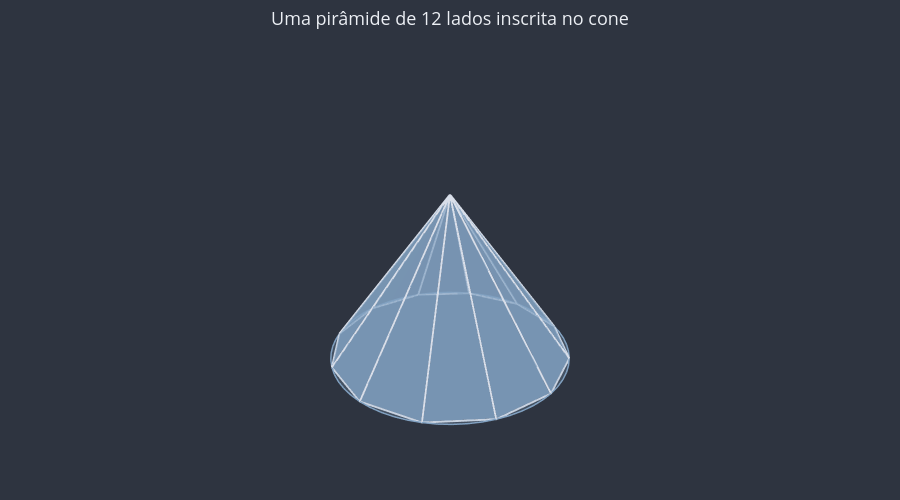

Notebook code for this chart:
### Markdown cell above
Agora a ponte com a pirâmide, em números. Para o cone de raio 3 e altura 4, a tabela calcula a área lateral da pirâmide regular inscrita de $n$ lados:
- lado da base: $\ell = 2r\sin\frac{\pi}{n}$ (lembre que $\pi$ rad $= 180°$);
- apótema da base: $m = r\cos\frac{\pi}{n}$;
- apótema da pirâmide: $g_{\text{pir}} = \sqrt{h^2 + m^2}$ (notebook 10);
- área lateral: $\frac{n\ell}{2} \cdot g_{\text{pir}}$ (semiperímetro × apótema).

### Code cell
raio, altura = 3, 4
geratriz = math.sqrt(altura**2 + raio**2)

# A figura: o cone e uma pirâmide regular de 12 lados inscrita nele.
fig = u3d.criar_figura(titulo="Uma pirâmide de 12 lados inscrita no cone")
fig = u3d.desenhar_cone(fig, (0, 0, altura), (0, 0, 0), raio, opacidade=0.15)
inscrita = u3d.piramide(u3d.poligono_regular(12, raio=raio), (0, 0, altura))
fig = u3d.desenhar_poliedro(fig, *inscrita, opacidade=0.6)
u3d.mostrar(fig)

print("     n | área lateral da pirâmide inscrita")
for n in [3, 6, 12, 24, 48, 96, 1000]:
    lado = 2 * raio * math.sin(math.pi / n)
    apotema_da_base = raio * math.cos(math.pi / n)
    apotema_da_piramide = math.sqrt(altura**2 + apotema_da_base**2)
    area_lateral = n * lado / 2 * apotema_da_piramide
    print(f"{n:>6} | {area_lateral:.4f}")
print(f"  cone | {math.pi * raio * geratriz:.4f}   (πrg = 15π)")

### Figure 1 — Plotly figure (JSON) as saved in the notebook; plotly's stock layout.template omitted (floating-point values rounded to 4 significant figures; data arrays with more than 128 entries replaced by an {"elided": "..."} marker saying what was removed)
{"data": [{"colorscale": [[0, "#81A1C1"], [1, "#81A1C1"]], "hoverinfo": "skip", "lighting": {"ambient": 0.8, "diffuse": 0.3, "fresnel": 0, "specular": 0.05}, "opacity": 0.15, "showscale": false, "type": "surface", "x": [[0.0, 0.0, 0.0, 0.0, 0.0, 0.0, 0.0, 0.0, 0.0, 0.0, 0.0, 0.0, 0.0, 0.0, 0.0, 0.0, 0.0, 0.0, 0.0, 0.0, 0.0, 0.0, 0.0, 0.0, 0.0, 0.0, 0.0, 0.0, 0.0, 0.0, 0.0, 0.0, 0.0, 0.0, 0.0, 0.0, 0.0, 0.0, 0.0, 0.0, 0.0, 0.0, 0.0, 0.0, 0.0, 0.0, 0.0, 0.0, 0.0, 0.0, 0.0, 0.0, 0.0, 0.0, 0.0, 0.0, 0.0, 0.0, 0.0, 0.0, 0.0], [3.0, 2.984, 2.934, 2.853, 2.741, 2.598, 2.427, 2.229, 2.007, 1.763, 1.5, 1.22, 0.9271, 0.6237, 0.3136, 0.0, -0.3136, -0.6237, -0.9271, -1.22, -1.5, -1.763, -2.007, -2.229, -2.427, -2.598, -2.741, -2.853, -2.934, -2.984, -3.0, -2.984, -2.934, -2.853, -2.741, -2.598, -2.427, -2.229, -2.007, -1.763, -1.5, -1.22, -0.9271, -0.6237, -0.3136, 0.0, 0.3136, 0.6237, 0.9271, 1.22, 1.5, 1.763, 2.007, 2.229, 2.427, 2.598, 2.741, 2.853, 2.934, 2.984, 3.0]], "y": [[0.0, 0.0, 0.0, 0.0, 0.0, 0.0, 0.0, 0.0, 0.0, 0.0, 0.0, 0.0, 0.0, 0.0, 0.0, 0.0, 0.0, 0.0, 0.0, 0.0, 0.0, 0.0, 0.0, 0.0, 0.0, 0.0, 0.0, 0.0, 0.0, 0.0, 0.0, 0.0, 0.0, 0.0, 0.0, 0.0, 0.0, 0.0, 0.0, 0.0, 0.0, 0.0, 0.0, 0.0, 0.0, 0.0, 0.0, 0.0, 0.0, 0.0, 0.0, 0.0, 0.0, 0.0, 0.0, 0.0, 0.0, 0.0, 0.0, 0.0, 0.0], [0.0, 0.3136, 0.6237, 0.9271, 1.22, 1.5, 1.763, 2.007, 2.229, 2.427, 2.598, 2.741, 2.853, 2.934, 2.984, 3.0, 2.984, 2.934, 2.853, 2.741, 2.598, 2.427, 2.229, 2.007, 1.763, 1.5, 1.22, 0.9271, 0.6237, 0.3136, 0.0, -0.3136, -0.6237, -0.9271, -1.22, -1.5, -1.763, -2.007, -2.229, -2.427, -2.598, -2.741, -2.853, -2.934, -2.984, -3.0, -2.984, -2.934, -2.853, -2.741, -2.598, -2.427, -2.229, -2.007, -1.763, -1.5, -1.22, -0.9271, -0.6237, -0.3136, 0.0]], "z": [[4.0, 4.0, 4.0, 4.0, 4.0, 4.0, 4.0, 4.0, 4.0, 4.0, 4.0, 4.0, 4.0, 4.0, 4.0, 4.0, 4.0, 4.0, 4.0, 4.0, 4.0, 4.0, 4.0, 4.0, 4.0, 4.0, 4.0, 4.0, 4.0, 4.0, 4.0, 4.0, 4.0, 4.0, 4.0, 4.0, 4.0, 4.0, 4.0, 4.0, 4.0, 4.0, 4.0, 4.0, 4.0, 4.0, 4.0, 4.0, 4.0, 4.0, 4.0, 4.0, 4.0, 4.0, 4.0, 4.0, 4.0, 4.0, 4.0, 4.0, 4.0], [0.0, 0.0, 0.0, 0.0, 0.0, 0.0, 0.0, 0.0, 0.0, 0.0, 0.0, 0.0, 0.0, 0.0, 0.0, 0.0, 0.0, 0.0, 0.0, 0.0, 0.0, 0.0, 0.0, 0.0, 0.0, 0.0, 0.0, 0.0, 0.0, 0.0, 0.0, 0.0, 0.0, 0.0, 0.0, 0.0, 0.0, 0.0, 0.0, 0.0, 0.0, 0.0, 0.0, 0.0, 0.0, 0.0, 0.0, 0.0, 0.0, 0.0, 0.0, 0.0, 0.0, 0.0, 0.0, 0.0, 0.0, 0.0, 0.0, 0.0, 0.0]]}, {"color": "#81A1C1", "hoverinfo": "skip", "i": [0, 0, 0, 0, 0, 0, 0, 0, 0, 0, 0, 0, 0, 0, 0, 0, 0, 0, 0, 0, 0, 0, 0, 0, 0, 0, 0, 0, 0, 0, 0, 0, 0, 0, 0, 0, 0, 0, 0, 0, 0, 0, 0, 0, 0, 0, 0, 0, 0, 0, 0, 0, 0, 0, 0, 0, 0, 0], "j": [1, 2, 3, 4, 5, 6, 7, 8, 9, 10, 11, 12, 13, 14, 15, 16, 17, 18, 19, 20, 21, 22, 23, 24, 25, 26, 27, 28, 29, 30, 31, 32, 33, 34, 35, 36, 37, 38, 39, 40, 41, 42, 43, 44, 45, 46, 47, 48, 49, 50, 51, 52, 53, 54, 55, 56, 57, 58], "k": [2, 3, 4, 5, 6, 7, 8, 9, 10, 11, 12, 13, 14, 15, 16, 17, 18, 19, 20, 21, 22, 23, 24, 25, 26, 27, 28, 29, 30, 31, 32, 33, 34, 35, 36, 37, 38, 39, 40, 41, 42, 43, 44, 45, 46, 47, 48, 49, 50, 51, 52, 53, 54, 55, 56, 57, 58, 59], "lighting": {"ambient": 1, "diffuse": 0, "fresnel": 0, "specular": 0}, "opacity": 0.15, "type": "mesh3d", "x": [3.0, 2.984, 2.934, 2.853, 2.741, 2.598, 2.427, 2.229, 2.007, 1.763, 1.5, 1.22, 0.9271, 0.6237, 0.3136, 0.0, -0.3136, -0.6237, -0.9271, -1.22, -1.5, -1.763, -2.007, -2.229, -2.427, -2.598, -2.741, -2.853, -2.934, -2.984, -3.0, -2.984, -2.934, -2.853, -2.741, -2.598, -2.427, -2.229, -2.007, -1.763, -1.5, -1.22, -0.9271, -0.6237, -0.3136, 0.0, 0.3136, 0.6237, 0.9271, 1.22, 1.5, 1.763, 2.007, 2.229, 2.427, 2.598, 2.741, 2.853, 2.934, 2.984], "y": [0.0, 0.3136, 0.6237, 0.9271, 1.22, 1.5, 1.763, 2.007, 2.229, 2.427, 2.598, 2.741, 2.853, 2.934, 2.984, 3.0, 2.984, 2.934, 2.853, 2.741, 2.598, 2.427, 2.229, 2.007, 1.763, 1.5, 1.22, 0.9271, 0.6237, 0.3136, 0.0, -0.3136, -0.6237, -0.9271, -1.22, -1.5, -1.763, -2.007, -2.229, -2.427, -2.598, -2.741, -2.853, -2.934, -2.984, -3.0, -2.984, -2.934, -2.853, -2.741, -2.598, -2.427, -2.229, -2.007, -1.763, -1.5, -1.22, -0.9271, -0.6237, -0.3136], "z": [0.0, 0.0, 0.0, 0.0, 0.0, 0.0, 0.0, 0.0, 0.0, 0.0, 0.0, 0.0, 0.0, 0.0, 0.0, 0.0, 0.0, 0.0, 0.0, 0.0, 0.0, 0.0, 0.0, 0.0, 0.0, 0.0, 0.0, 0.0, 0.0, 0.0, 0.0, 0.0, 0.0, 0.0, 0.0, 0.0, 0.0, 0.0, 0.0, 0.0, 0.0, 0.0, 0.0, 0.0, 0.0, 0.0, 0.0, 0.0, 0.0, 0.0, 0.0, 0.0, 0.0, 0.0, 0.0, 0.0, 0.0, 0.0, 0.0, 0.0]}, {"hoverinfo": "skip", "line": {"color": "#81A1C1", "width": 3}, "mode": "lines", "type": "scatter3d", "x": {"elided": "180 float values"}, "y": {"elided": "180 float values"}, "z": {"elided": "180 int values"}}, {"color": "#81A1C1", "hoverinfo": "skip", "i": [0, 0, 0, 0, 0, 0, 0, 0, 0, 0], "j": [1, 2, 3, 4, 5, 6, 7, 8, 9, 10], "k": [2, 3, 4, 5, 6, 7, 8, 9, 10, 11], "lighting": {"ambient": 1, "diffuse": 0, "fresnel": 0, "specular": 0}, "opacity": 0.6, "type": "mesh3d", "x": [2.598, 1.5, 0.0, -1.5, -2.598, -3.0, -2.598, -1.5, 0.0, 1.5, 2.598, 3.0], "y": [-1.5, -2.598, -3.0, -2.598, -1.5, 0.0, 1.5, 2.598, 3.0, 2.598, 1.5, 0.0], "z": [0.0, 0.0, 0.0, 0.0, 0.0, 0.0, 0.0, 0.0, 0.0, 0.0, 0.0, 0.0]}, {"color": "#81A1C1", "hoverinfo": "skip", "i": [0], "j": [1], "k": [2], "lighting": {"ambient": 1, "diffuse": 0, "fresnel": 0, "specular": 0}, "opacity": 0.6, "type": "mesh3d", "x": [3.0, 2.598, 0.0], "y": [0.0, 1.5, 0.0], "z": [0.0, 0.0, 4.0]}, {"color": "#81A1C1", "hoverinfo": "skip", "i": [0], "j": [1], "k": [2], "lighting": {"ambient": 1, "diffuse": 0, "fresnel": 0, "specular": 0}, "opacity": 0.6, "type": "mesh3d", "x": [2.598, 1.5, 0.0], "y": [1.5, 2.598, 0.0], "z": [0.0, 0.0, 4.0]}, {"color": "#81A1C1", "hoverinfo": "skip", "i": [0], "j": [1], "k": [2], "lighting": {"ambient": 1, "diffuse": 0, "fresnel": 0, "specular": 0}, "opacity": 0.6, "type": "mesh3d", "x": [1.5, 0.0, 0.0], "y": [2.598, 3.0, 0.0], "z": [0.0, 0.0, 4.0]}, {"color": "#81A1C1", "hoverinfo": "skip", "i": [0], "j": [1], "k": [2], "lighting": {"ambient": 1, "diffuse": 0, "fresnel": 0, "specular": 0}, "opacity": 0.6, "type": "mesh3d", "x": [0.0, -1.5, 0.0], "y": [3.0, 2.598, 0.0], "z": [0.0, 0.0, 4.0]}, {"color": "#81A1C1", "hoverinfo": "skip", "i": [0], "j": [1], "k": [2], "lighting": {"ambient": 1, "diffuse": 0, "fresnel": 0, "specular": 0}, "opacity": 0.6, "type": "mesh3d", "x": [-1.5, -2.598, 0.0], "y": [2.598, 1.5, 0.0], "z": [0.0, 0.0, 4.0]}, {"color": "#81A1C1", "hoverinfo": "skip", "i": [0], "j": [1], "k": [2], "lighting": {"ambient": 1, "diffuse": 0, "fresnel": 0, "specular": 0}, "opacity": 0.6, "type": "mesh3d", "x": [-2.598, -3.0, 0.0], "y": [1.5, 0.0, 0.0], "z": [0.0, 0.0, 4.0]}, {"color": "#81A1C1", "hoverinfo": "skip", "i": [0], "j": [1], "k": [2], "lighting": {"ambient": 1, "diffuse": 0, "fresnel": 0, "specular": 0}, "opacity": 0.6, "type": "mesh3d", "x": [-3.0, -2.598, 0.0], "y": [0.0, -1.5, 0.0], "z": [0.0, 0.0, 4.0]}, {"color": "#81A1C1", "hoverinfo": "skip", "i": [0], "j": [1], "k": [2], "lighting": {"ambient": 1, "diffuse": 0, "fresnel": 0, "specular": 0}, "opacity": 0.6, "type": "mesh3d", "x": [-2.598, -1.5, 0.0], "y": [-1.5, -2.598, 0.0], "z": [0.0, 0.0, 4.0]}, {"color": "#81A1C1", "hoverinfo": "skip", "i": [0], "j": [1], "k": [2], "lighting": {"ambient": 1, "diffuse": 0, "fresnel": 0, "specular": 0}, "opacity": 0.6, "type": "mesh3d", "x": [-1.5, 0.0, 0.0], "y": [-2.598, -3.0, 0.0], "z": [0.0, 0.0, 4.0]}, {"color": "#81A1C1", "hoverinfo": "skip", "i": [0], "j": [1], "k": [2], "lighting": {"ambient": 1, "diffuse": 0, "fresnel": 0, "specular": 0}, "opacity": 0.6, "type": "mesh3d", "x": [0.0, 1.5, 0.0], "y": [-3.0, -2.598, 0.0], "z": [0.0, 0.0, 4.0]}, {"color": "#81A1C1", "hoverinfo": "skip", "i": [0], "j": [1], "k": [2], "lighting": {"ambient": 1, "diffuse": 0, "fresnel": 0, "specular": 0}, "opacity": 0.6, "type": "mesh3d", "x": [1.5, 2.598, 0.0], "y": [-2.598, -1.5, 0.0], "z": [0.0, 0.0, 4.0]}, {"color": "#81A1C1", "hoverinfo": "skip", "i": [0], "j": [1], "k": [2], "lighting": {"ambient": 1, "diffuse": 0, "fresnel": 0, "specular": 0}, "opacity": 0.6, "type": "mesh3d", "x": [2.598, 3.0, 0.0], "y": [-1.5, 0.0, 0.0], "z": [0.0, 0.0, 4.0]}, {"hoverinfo": "skip", "line": {"color": "#D8DEE9", "width": 4}, "mode": "lines", "type": "scatter3d", "x": [1.5, 2.598, null, 0, 1.5, null, -1.5, 0, null, -2.598, -1.5, null, -3, -2.598, null, -2.598, -3, null, -1.5, -2.598, null, 0, -1.5, null, 1.5, 0, null, 2.598, 1.5, null, 3, 2.598, null, 3, 2.598, null, 2.598, 0, null, 3, 0, null, 1.5, 0, null, 0, 0, null, -1.5, 0, null, -2.598, 0, null, -3, 0, null, -2.598, 0, null, -1.5, 0, null, 0, 0, null, 1.5, 0, null, 2.598, 0, null], "y": [-2.598, -1.5, null, -3, -2.598, null, -2.598, -3, null, -1.5, -2.598, null, 0, -1.5, null, 1.5, 0, null, 2.598, 1.5, null, 3, 2.598, null, 2.598, 3, null, 1.5, 2.598, null, 0, 1.5, null, 0, -1.5, null, 1.5, 0, null, 0, 0, null, 2.598, 0, null, 3, 0, null, 2.598, 0, null, 1.5, 0, null, 0, 0, null, -1.5, 0, null, -2.598, 0, null, -3, 0, null, -2.598, 0, null, -1.5, 0, null], "z": [0, 0, null, 0, 0, null, 0, 0, null, 0, 0, null, 0, 0, null, 0, 0, null, 0, 0, null, 0, 0, null, 0, 0, null, 0, 0, null, 0, 0, null, 0, 0, null, 0, 4, null, 0, 4, null, 0, 4, null, 0, 4, null, 0, 4, null, 0, 4, null, 0, 4, null, 0, 4, null, 0, 4, null, 0, 4, null, 0, 4, null, 0, 4, null]}], "layout": {"font": {"color": "#ECEFF4", "size": 13}, "height": 500, "margin": {"b": 0, "l": 0, "r": 0, "t": 50}, "paper_bgcolor": "#2E3440", "plot_bgcolor": "#2E3440", "scene": {"aspectmode": "data", "bgcolor": "#2E3440", "camera": {"eye": {"x": 1.6, "y": 1.4, "z": 1}}, "xaxis": {"visible": false}, "yaxis": {"visible": false}, "zaxis": {"visible": false}}, "showlegend": false, "title": {"text": "Uma pirâmide de 12 lados inscrita no cone", "x": 0.5}}}
